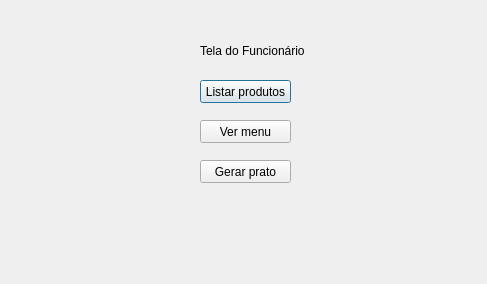
<?xml version="1.0" encoding="UTF-8"?>
<ui version="4.0">
 <class>Dialog</class>
 <widget class="QDialog" name="Dialog">
  <property name="geometry">
   <rect>
    <x>0</x>
    <y>0</y>
    <width>487</width>
    <height>284</height>
   </rect>
  </property>
  <property name="windowTitle">
   <string>Dialog</string>
  </property>
  <widget class="QLabel" name="label">
   <property name="geometry">
    <rect>
     <x>200</x>
     <y>40</y>
     <width>111</width>
     <height>21</height>
    </rect>
   </property>
   <property name="text">
    <string>Tela do Funcionário</string>
   </property>
  </widget>
  <widget class="QPushButton" name="pushButton_4">
   <property name="geometry">
    <rect>
     <x>200</x>
     <y>80</y>
     <width>91</width>
     <height>23</height>
    </rect>
   </property>
   <property name="text">
    <string>Listar produtos</string>
   </property>
  </widget>
  <widget class="QPushButton" name="pushButton_6">
   <property name="geometry">
    <rect>
     <x>200</x>
     <y>120</y>
     <width>91</width>
     <height>23</height>
    </rect>
   </property>
   <property name="text">
    <string>Ver menu</string>
   </property>
  </widget>
  <widget class="QPushButton" name="pushButton_7">
   <property name="geometry">
    <rect>
     <x>200</x>
     <y>160</y>
     <width>91</width>
     <height>23</height>
    </rect>
   </property>
   <property name="text">
    <string>Gerar prato</string>
   </property>
  </widget>
 </widget>
 <resources/>
 <connections/>
</ui>
